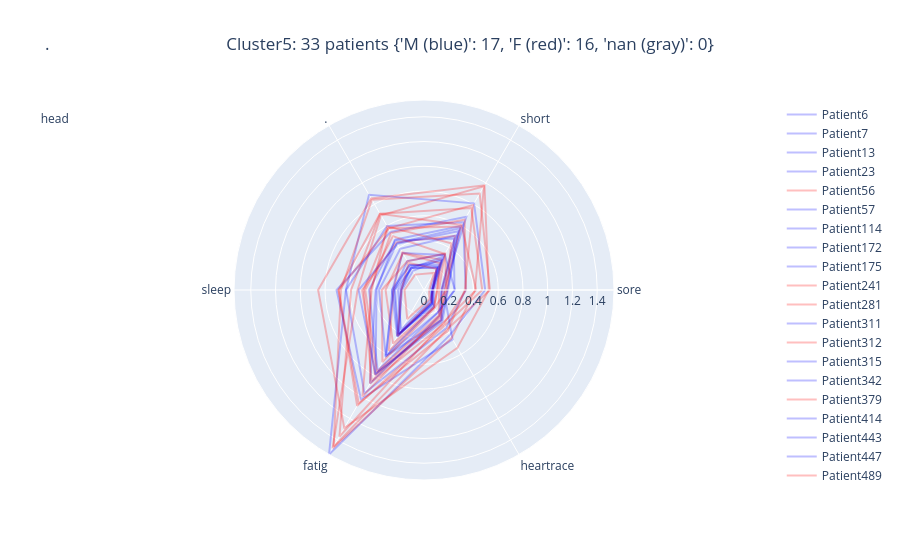

Write notebook code for a chart like this one.
### Code cell
star_chart_per_patient(5)

### Figure 1 — Plotly figure (JSON) as saved in the notebook; plotly's stock layout.template omitted (floating-point values rounded to 4 significant figures)
{"data": [{"line": {"color": "rgb(0,0,255)"}, "mode": "lines", "name": "Patient6", "opacity": 0.25, "r": [0.1587, 0.6839, 0.5413, 0.707, 1.019, 0.4616, 0.1587, 0.1587], "theta": ["sore", "short", "head                                                                                  .", "sleep", "fatig", "heartrace", "sore"], "type": "scatterpolar"}, {"line": {"color": "rgb(0,0,255)"}, "mode": "lines", "name": "Patient7", "opacity": 0.25, "r": [0.1864, 0.5971, 0.4699, 0.3828, 0.7852, 0.2777, 0.1864, 0.1864], "theta": ["sore", "short", "head                                                                                  .", "sleep", "fatig", "heartrace", "sore"], "type": "scatterpolar"}, {"line": {"color": "rgb(0,0,255)"}, "mode": "lines", "name": "Patient13", "opacity": 0.25, "r": [0.05284, 0.2179, 0.2328, 0.2427, 0.4246, 0.1287, 0.05284, 0.05284], "theta": ["sore", "short", "head                                                                                  .", "sleep", "fatig", "heartrace", "sore"], "type": "scatterpolar"}, {"line": {"color": "rgb(0,0,255)"}, "mode": "lines", "name": "Patient23", "opacity": 0.25, "r": [0.06834, 0.2103, 0.2078, 0.2096, 0.3712, 0.09772, 0.06834, 0.06834], "theta": ["sore", "short", "head                                                                                  .", "sleep", "fatig", "heartrace", "sore"], "type": "scatterpolar"}, {"line": {"color": "rgb(255,0,0)"}, "mode": "lines", "name": "Patient56", "opacity": 0.25, "r": [0.1059, 0.2826, 0.35, 0.2472, 0.5687, 0.1626, 0.1059, 0.1059], "theta": ["sore", "short", "head                                                                                  .", "sleep", "fatig", "heartrace", "sore"], "type": "scatterpolar"}, {"line": {"color": "rgb(0,0,255)"}, "mode": "lines", "name": "Patient57", "opacity": 0.25, "r": [0.4945, 0.809, 0.889, 0.6315, 1.536, 0.4195, 0.4945, 0.4945], "theta": ["sore", "short", "head                                                                                  .", "sleep", "fatig", "heartrace", "sore"], "type": "scatterpolar"}, {"line": {"color": "rgb(0,0,255)"}, "mode": "lines", "name": "Patient114", "opacity": 0.25, "r": [0.06437, 0.2694, 0.2179, 0.1856, 0.4056, 0.1329, 0.06437, 0.06437], "theta": ["sore", "short", "head                                                                                  .", "sleep", "fatig", "heartrace", "sore"], "type": "scatterpolar"}, {"line": {"color": "rgb(0,0,255)"}, "mode": "lines", "name": "Patient172", "opacity": 0.25, "r": [0.08186, 0.3272, 0.3461, 0.2558, 0.6078, 0.1592, 0.08186, 0.08186], "theta": ["sore", "short", "head                                                                                  .", "sleep", "fatig", "heartrace", "sore"], "type": "scatterpolar"}, {"line": {"color": "rgb(0,0,255)"}, "mode": "lines", "name": "Patient175", "opacity": 0.25, "r": [0.07146, 0.2376, 0.2336, 0.2602, 0.433, 0.1297, 0.07146, 0.07146], "theta": ["sore", "short", "head                                                                                  .", "sleep", "fatig", "heartrace", "sore"], "type": "scatterpolar"}, {"line": {"color": "rgb(255,0,0)"}, "mode": "lines", "name": "Patient241", "opacity": 0.25, "r": [0.1679, 0.592, 0.576, 0.4866, 0.847, 0.2598, 0.1679, 0.1679], "theta": ["sore", "short", "head                                                                                  .", "sleep", "fatig", "heartrace", "sore"], "type": "scatterpolar"}, {"line": {"color": "rgb(255,0,0)"}, "mode": "lines", "name": "Patient281", "opacity": 0.25, "r": [0.1455, 0.5055, 0.4447, 0.4998, 0.7922, 0.2805, 0.1455, 0.1455], "theta": ["sore", "short", "head                                                                                  .", "sleep", "fatig", "heartrace", "sore"], "type": "scatterpolar"}, {"line": {"color": "rgb(0,0,255)"}, "mode": "lines", "name": "Patient311", "opacity": 0.25, "r": [0.1396, 0.5064, 0.3842, 0.3634, 0.6175, 0.2816, 0.1396, 0.1396], "theta": ["sore", "short", "head                                                                                  .", "sleep", "fatig", "heartrace", "sore"], "type": "scatterpolar"}, {"line": {"color": "rgb(255,0,0)"}, "mode": "lines", "name": "Patient312", "opacity": 0.25, "r": [0.5334, 0.8996, 0.8422, 0.6714, 1.461, 0.3682, 0.5334, 0.5334], "theta": ["sore", "short", "head                                                                                  .", "sleep", "fatig", "heartrace", "sore"], "type": "scatterpolar"}, {"line": {"color": "rgb(0,0,255)"}, "mode": "lines", "name": "Patient315", "opacity": 0.25, "r": [0.1441, 0.575, 0.4381, 0.3921, 0.8712, 0.2442, 0.1441, 0.1441], "theta": ["sore", "short", "head                                                                                  .", "sleep", "fatig", "heartrace", "sore"], "type": "scatterpolar"}, {"line": {"color": "rgb(0,0,255)"}, "mode": "lines", "name": "Patient342", "opacity": 0.25, "r": [0.06847, 0.2901, 0.1777, 0.1784, 0.4066, 0.1161, 0.06847, 0.06847], "theta": ["sore", "short", "head                                                                                  .", "sleep", "fatig", "heartrace", "sore"], "type": "scatterpolar"}, {"line": {"color": "rgb(255,0,0)"}, "mode": "lines", "name": "Patient379", "opacity": 0.25, "r": [0.1066, 0.2519, 0.3421, 0.3107, 0.5001, 0.1609, 0.1066, 0.1066], "theta": ["sore", "short", "head                                                                                  .", "sleep", "fatig", "heartrace", "sore"], "type": "scatterpolar"}, {"line": {"color": "rgb(0,0,255)"}, "mode": "lines", "name": "Patient414", "opacity": 0.25, "r": [0.3373, 0.6322, 0.598, 0.6303, 0.9631, 0.3564, 0.3373, 0.3373], "theta": ["sore", "short", "head                                                                                  .", "sleep", "fatig", "heartrace", "sore"], "type": "scatterpolar"}, {"line": {"color": "rgb(0,0,255)"}, "mode": "lines", "name": "Patient443", "opacity": 0.25, "r": [0.2502, 0.3339, 0.2702, 0.2446, 0.6205, 0.2137, 0.2502, 0.2502], "theta": ["sore", "short", "head                                                                                  .", "sleep", "fatig", "heartrace", "sore"], "type": "scatterpolar"}, {"line": {"color": "rgb(0,0,255)"}, "mode": "lines", "name": "Patient447", "opacity": 0.25, "r": [0.2466, 0.4805, 0.463, 0.4438, 0.7498, 0.216, 0.2466, 0.2466], "theta": ["sore", "short", "head                                                                                  .", "sleep", "fatig", "heartrace", "sore"], "type": "scatterpolar"}, {"line": {"color": "rgb(255,0,0)"}, "mode": "lines", "name": "Patient489", "opacity": 0.25, "r": [0.4123, 0.9682, 0.6972, 0.5368, 1.476, 0.4481, 0.4123, 0.4123], "theta": ["sore", "short", "head                                                                                  .", "sleep", "fatig", "heartrace", "sore"], "type": "scatterpolar"}, {"line": {"color": "rgb(255,0,0)"}, "mode": "lines", "name": "Patient498", "opacity": 0.25, "r": [0.3401, 0.6563, 0.5321, 0.434, 0.8729, 0.3171, 0.3401, 0.3401], "theta": ["sore", "short", "head                                                                                  .", "sleep", "fatig", "heartrace", "sore"], "type": "scatterpolar"}, {"line": {"color": "rgb(255,0,0)"}, "mode": "lines", "name": "Patient530", "opacity": 0.25, "r": [0.189, 0.437, 0.5938, 0.4238, 0.9945, 0.2451, 0.189, 0.189], "theta": ["sore", "short", "head                                                                                  .", "sleep", "fatig", "heartrace", "sore"], "type": "scatterpolar"}, {"line": {"color": "rgb(255,0,0)"}, "mode": "lines", "name": "Patient539", "opacity": 0.25, "r": [0.4217, 0.6069, 0.7112, 0.5894, 1.367, 0.3062, 0.4217, 0.4217], "theta": ["sore", "short", "head                                                                                  .", "sleep", "fatig", "heartrace", "sore"], "type": "scatterpolar"}, {"line": {"color": "rgb(255,0,0)"}, "mode": "lines", "name": "Patient548", "opacity": 0.25, "r": [0.1212, 0.3356, 0.5025, 0.475, 0.7624, 0.239, 0.1212, 0.1212], "theta": ["sore", "short", "head                                                                                  .", "sleep", "fatig", "heartrace", "sore"], "type": "scatterpolar"}, {"line": {"color": "rgb(0,0,255)"}, "mode": "lines", "name": "Patient557", "opacity": 0.25, "r": [0.1947, 0.5472, 0.4307, 0.5285, 0.7844, 0.2949, 0.1947, 0.1947], "theta": ["sore", "short", "head                                                                                  .", "sleep", "fatig", "heartrace", "sore"], "type": "scatterpolar"}, {"line": {"color": "rgb(255,0,0)"}, "mode": "lines", "name": "Patient560", "opacity": 0.25, "r": [0.3295, 0.7927, 0.575, 0.6898, 1.056, 0.384, 0.3295, 0.3295], "theta": ["sore", "short", "head                                                                                  .", "sleep", "fatig", "heartrace", "sore"], "type": "scatterpolar"}, {"line": {"color": "rgb(255,0,0)"}, "mode": "lines", "name": "Patient561", "opacity": 0.25, "r": [0.1808, 0.3402, 0.2684, 0.3409, 0.6723, 0.1694, 0.1808, 0.1808], "theta": ["sore", "short", "head                                                                                  .", "sleep", "fatig", "heartrace", "sore"], "type": "scatterpolar"}, {"line": {"color": "rgb(255,0,0)"}, "mode": "lines", "name": "Patient613", "opacity": 0.25, "r": [0.04117, 0.1595, 0.1439, 0.1572, 0.2712, 0.08578, 0.04117, 0.04117], "theta": ["sore", "short", "head                                                                                  .", "sleep", "fatig", "heartrace", "sore"], "type": "scatterpolar"}, {"line": {"color": "rgb(255,0,0)"}, "mode": "lines", "name": "Patient626", "opacity": 0.25, "r": [0.5234, 0.9776, 0.8539, 0.856, 1.288, 0.5401, 0.5234, 0.5234], "theta": ["sore", "short", "head                                                                                  .", "sleep", "fatig", "heartrace", "sore"], "type": "scatterpolar"}, {"line": {"color": "rgb(255,0,0)"}, "mode": "lines", "name": "Patient633", "opacity": 0.25, "r": [0.4706, 0.7652, 0.712, 0.6909, 1.081, 0.3322, 0.4706, 0.4706], "theta": ["sore", "short", "head                                                                                  .", "sleep", "fatig", "heartrace", "sore"], "type": "scatterpolar"}, {"line": {"color": "rgb(0,0,255)"}, "mode": "lines", "name": "Patient641", "opacity": 0.25, "r": [0.06752, 0.2106, 0.204, 0.19, 0.4314, 0.1187, 0.06752, 0.06752], "theta": ["sore", "short", "head                                                                                  .", "sleep", "fatig", "heartrace", "sore"], "type": "scatterpolar"}, {"line": {"color": "rgb(255,0,0)"}, "mode": "lines", "name": "Patient645", "opacity": 0.25, "r": [0.07215, 0.1986, 0.2523, 0.182, 0.4286, 0.1125, 0.07215, 0.07215], "theta": ["sore", "short", "head                                                                                  .", "sleep", "fatig", "heartrace", "sore"], "type": "scatterpolar"}, {"line": {"color": "rgb(0,0,255)"}, "mode": "lines", "name": "Patient663", "opacity": 0.25, "r": [0.06959, 0.3129, 0.202, 0.2341, 0.4131, 0.1478, 0.06959, 0.06959], "theta": ["sore", "short", "head                                                                                  .", "sleep", "fatig", "heartrace", "sore"], "type": "scatterpolar"}], "layout": {"title": {"text": ".\t\t\t\t\t\t\t\t\t\t\t\t\t\t\t\t\t\t\t\t\t\t\t\t\t\t\t\t\t\t\t\t\t\t\t\t\t\t\t\tCluster5: 33 patients {'M (blue)': 17, 'F (red)': 16, 'nan (gray)': 0}"}}}
